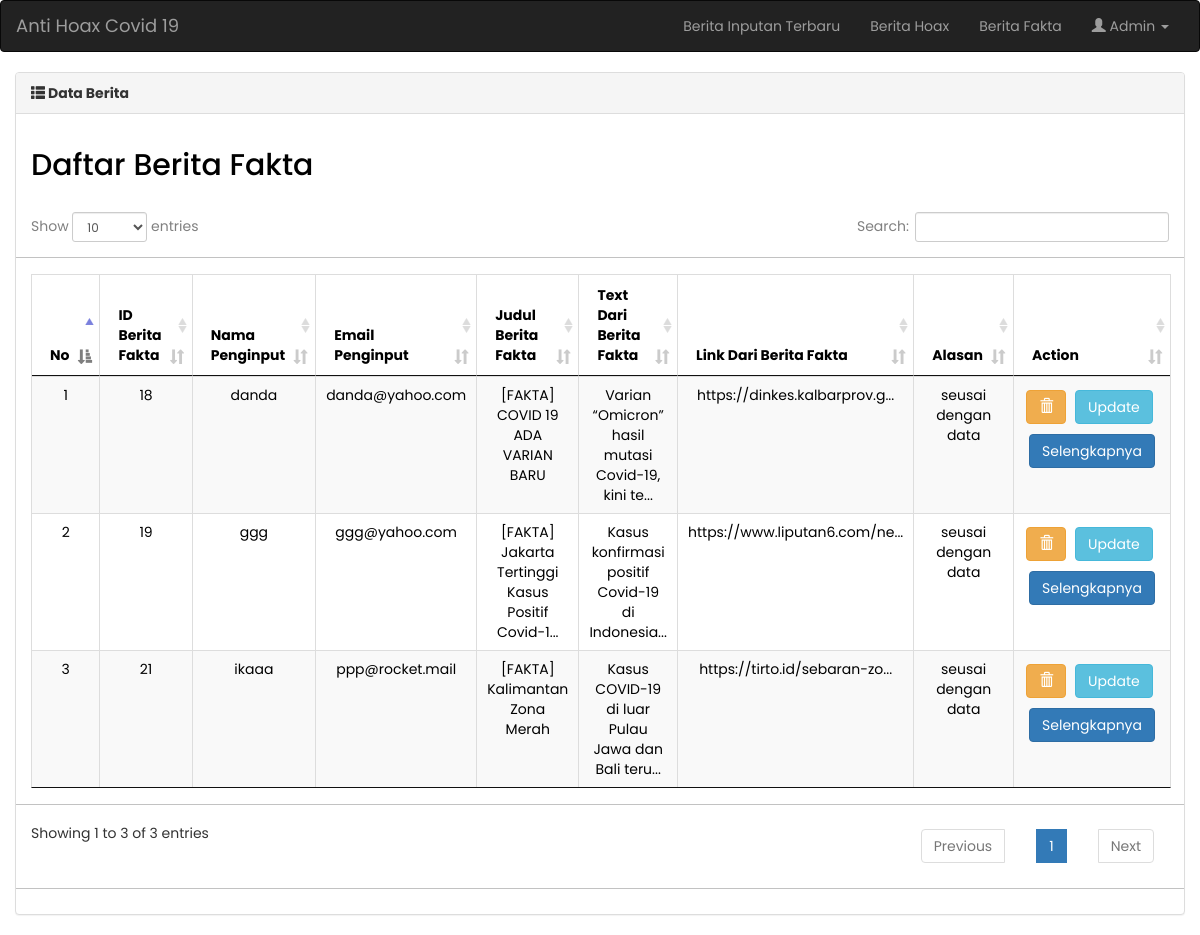
The page /admin/dataAdmin/indexAdmin.php?halaman=beritaFakta (signed in) on the database its author committed.
### tables this page shows
CREATE TABLE `beritafakta` (
  `id` int(11) NOT NULL,
  `namafkt` varchar(255) NOT NULL,
  `emailfkt` varchar(255) NOT NULL,
  `judulfkt` varchar(255) NOT NULL,
  `cpytxtfkt` varchar(2555) NOT NULL,
  `cpylinkfkt` varchar(255) NOT NULL,
  `alasanfkt` varchar(255) NOT NULL,
  `imglinkfkt` varchar(255) NOT NULL
);

### admin/dataAdmin/berita/beritaFakta.php (the view, shortened to what this page needs)
<?php
    $query=mysqli_query($koneksi,"SELECT * FROM beritafakta");
 ?>
<div class="panel panel-default">
    <div class="panel-heading">
        <span class="glyphicon glyphicon-th-list"></span><b> Data Berita</b>
    </div>
    <div class="panel-body">
            <h2>Daftar Berita Fakta</h2><br>
            <table class="table table-responsive table-striped table-bordered text-center data">
                <thead>
                    <tr>
                        <th>No</th>
                        <th>ID Berita Fakta</th>
                        <th>Nama Penginput</th>
                        <th>Email Penginput</th>
                        <th>Judul Berita Fakta</th>
                        <th>Text Dari Berita Fakta</th>
                        <th>Link Dari Berita Fakta</th>
                        <th>Alasan</th>
                        <th>Action</th>
                    </tr>
                </thead>
                <tbody>
                    <tr>
                        <?php $no=1;  foreach($query as $data) :
                        ?>
                        <td><?=$no;?></td>
                        <td><?=$data['id']?></td>
                        <td><?=$data['namafkt']?></td>
                        <td><?=$data['emailfkt']?></td>
                        <td><?=mb_strimwidth($data['judulfkt'],0,50,"...")?></td>
                        <td><?=mb_strimwidth($data['cpytxtfkt'],0,50,"...")?></td>
                        <td><?=mb_strimwidth($data['cpylinkfkt'],0,30,"...")?></td>
                        <td><?=mb_strimwidth($data['alasanfkt'],0,50,"...")?></td>
                        <td>
                            <a class="btn btn-warning" href="berita/deleteBeritaFakta.php?id=<?=$data['id'];?>" onclick="return confirm('Apakah anda yakin ingin menghapus berita ini dari berita fakta ?')"><i class="glyphicon glyphicon-trash"></i>
                            </a>
                            <a href="" class="btn btn-info" data-toggle="modal" data-target="#updatefkt<?=$data['id'];?>" style="margin: 5px;">
                                Update
                            </a>
                            <a href="" class="btn btn-primary" data-toggle="modal" data-target="#morefkt<?=$data['id'];?>" style="margin: 5px;">
                                Selengkapnya
                            </a>
                        </td>
                    </tr>
                    <?php
                      $no++; endforeach;
                    ?>
                </tbody>
            </table>
    </div>
</div>

### admin/dataAdmin/indexAdmin.php (shortened to what this page needs)
<?php
	require '../../koneksi/koneksi.php';
	if(isset($_GET['halaman'])) {
		$halaman=$_GET['halaman'];
	}else{
		$halaman=null;
	}
?>
<!DOCTYPE html>
<html>
<head>
 	<link rel="stylesheet" type="text/css" href="../../asset/css/bootstrap.css">
 	<link rel="stylesheet" type="text/css" href="../../asset/css/style.css">
	<link rel="stylesheet" type="text/css" href="../../asset/DataTables/media/css/jquery.dataTables.css">
	<link rel="stylesheet" type="text/css" href="../../asset/DataTables/media/css/dataTables.bootstrap.css">
	<link rel="stylesheet" type="text/css" href="../../asset/DataTables/media/css/dataTables.bootstrap.min.css">
</head>
<body style="color: black">
	<nav class="navbar navbar-inverse">
		<div class="container-fluid">
			<div class="navbar-header">
				<a class="navbar-brand" href="indexAdmin.php">Anti Hoax Covid 19</a>
			</div>
			<div class="collapse navbar-collapse" id="myNavbar">
				<ul class="nav navbar-nav navbar-right">
					<li><a href="indexAdmin.php?halaman=inputanBerita">Berita Inputan Terbaru</a></li>
					<li><a href="indexAdmin.php?halaman=beritaHoax">Berita Hoax</a></li>
				    <li><a href="indexAdmin.php?halaman=beritaFakta">Berita Fakta</a></li>
				    <li class="dropdown">
						<a class="dropdown-toggle" data-toggle="dropdown" href="#"><span class="glyphicon glyphicon-user"></span> Admin <span class="caret"></span></a>
	      			</li>
				</ul>
			</div>
		</div>
	</nav>
	<div class="col-md-12">
		<?php
			if($halaman==null){
				include 'berandaAdmin.php';
			}else{
				if($halaman=='beritaFakta'){
					include 'berita/beritaFakta.php';
				}
			}
		?>
</body>
</html>

### asset/css/style.css (style rules this page uses)
html { scroll-behavior: smooth; }
* { box-sizing: border-box; padding: 0; margin: 0; font-family: 'Poppins', sans-serif; }
body { border-radius: 0px; background-size: cover; border-radius: 0px; font-family: 'Raleway', sans-serif; background: #fff; }
ul { margin: 0px; padding: 0px; }

### rows shown on the page
beritafakta: id "18", namafkt "danda", emailfkt "danda@yahoo.com", judulfkt "[FAKTA] COVID 19 ADA VARIAN BARU", cpytxtfkt "Varian “Omicron” hasil mutasi Covid-19, kini te...", cpylinkfkt "https://dinkes.kalbarprov.g...", alasanfkt "seusai dengan data"
beritafakta: id "19", namafkt "ggg", emailfkt "ggg@yahoo.com", judulfkt "[FAKTA] Jakarta Tertinggi Kasus Positif Covid-1...", cpytxtfkt "Kasus konfirmasi positif Covid-19 di Indonesia...", cpylinkfkt "https://www.liputan6.com/ne...", alasanfkt "seusai dengan data"
beritafakta: id "21", namafkt "ikaaa", emailfkt "ppp@rocket.mail", judulfkt "[FAKTA] Kalimantan Zona Merah", cpytxtfkt "Kasus COVID-19 di luar Pulau Jawa dan Bali teru...", cpylinkfkt "https://tirto.id/sebaran-zo...", alasanfkt "seusai dengan data"
